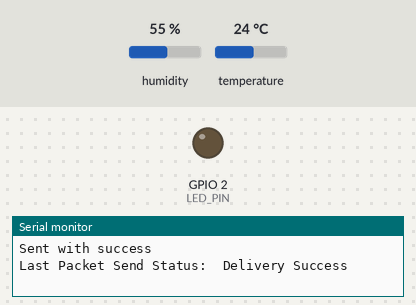
Simulated run of this sketch. Board: ESP32. On the bench: output pins drawn as LEDs (lit = HIGH), the last lines printed to the serial monitor. Inputs (shaded band) come from the test bench; at power-on: humidity 55 %, temperature 24 °C.

Above: at 1.5 s.
At 4.5 s:
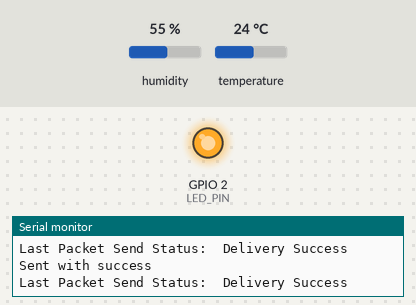
Timing chart, 0 to 7.8 s (numbered marks = the images above):
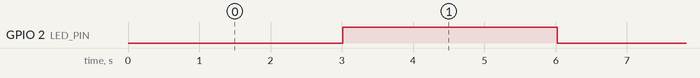

The sketch:

WahyuPriambodo_ESP8266_SenderDHT22_ESPNOW.ino
```cpp
#include <esp_now.h>
#include <WiFi.h>
#include "DHTesp.h"

DHTesp dht;
const int DHT_PIN = 4;
const int LED_PIN = 2; // GPIO 2 (D2) untuk LED

// MAC ADDRESS ESP8266 (RECEIVER): C8:C9:A3:33:9F:2F
uint8_t receiverMacAddress[] = {0xC8, 0xC9, 0xA3, 0x33, 0x9F, 0x2F};

typedef struct struct_message {
  float temperature;
  float humidity;
} struct_message;

struct_message myData;

unsigned long previousMillis = 0;
const long interval = 1000; // Interval untuk kedipan LED (ms)
bool ledState = LOW; // Keadaan awal LED

void setup() {
  Serial.begin(115200);

  // Initialize DHT sensor
  dht.setup(DHT_PIN, DHTesp::DHT22);

  // Set device as a Wi-Fi Station
  WiFi.mode(WIFI_STA);

  // Init ESP-NOW
  if (esp_now_init() != ESP_OK) {
    Serial.println("Error initializing ESP-NOW");
    return;
  }

  // Register peer
  esp_now_peer_info_t peerInfo;
  memcpy(peerInfo.peer_addr, receiverMacAddress, 6);
  peerInfo.channel = 0;
  peerInfo.encrypt = false;

  // Add peer
  if (esp_now_add_peer(&peerInfo) != ESP_OK){
    Serial.println("Failed to add peer");
    return;
  }

  // Setup LED pin
  pinMode(LED_PIN, OUTPUT);

  // Send data
  esp_now_register_send_cb(onDataSent);
}

void loop() {
  unsigned long currentMillis = millis();

  // Blink LED
  if (currentMillis - previousMillis >= interval / 2) {
    previousMillis = currentMillis;

    // Invert LED state
    ledState = !ledState;
    digitalWrite(LED_PIN, ledState);
  }

  myData.temperature = dht.getTemperature();
  myData.humidity = dht.getHumidity();

  if (isnan(myData.temperature) || isnan(myData.humidity)) {
    Serial.println("Failed to read from DHT sensor!");
    return;
  }

  // Send message via ESP-NOW
  esp_err_t result = esp_now_send(receiverMacAddress, (uint8_t *) &myData, sizeof(myData));

  if (result == ESP_OK) {
    Serial.println("Sent with success");
  }
  else {
    Serial.println("Error sending the data");
  }

  delay(3000);
}

void onDataSent(const uint8_t *mac_addr, esp_now_send_status_t status) {
  Serial.print("\r\nLast Packet Send Status:\t");
  Serial.println(status == ESP_NOW_SEND_SUCCESS ? "Delivery Success" : "Delivery Fail");
}
```

Measured:
- by itself, GPIO 2 (LED_PIN): alternates HIGH for 3.0 s and LOW for 3.0 s
